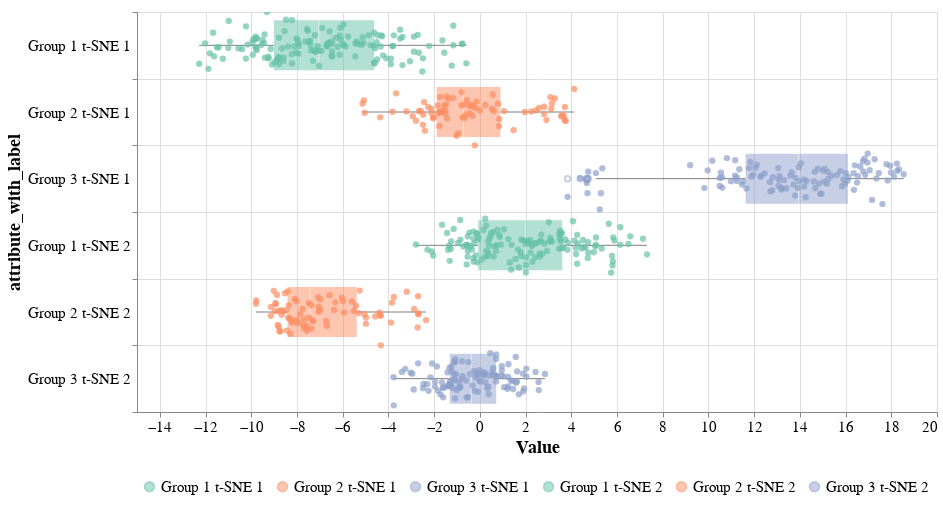

The cell this chart's notebook holds for it:
### Markdown cell above
<font size="+1" color="grey"><b> 2.1.2 Box Plot </b></font>

### Code cell
box_with_jitter.configure_title(
    fontSize=18
).configure_axis(
    labelFontSize=15,
    titleFontSize=18
).configure_legend(
    labelFontSize=15,
    titleFontSize=18,
    orient="bottom", title=None, padding=5, labelLimit=200, 
    # columns=3
)
# .save('../../images/case2_box_plot_with_strip_plot.png', format='png', scale_factor=2)

### Figure 1 — Vega-Lite specification as saved in the notebook (floating-point values rounded to 4 significant figures; data arrays with more than 128 entries replaced by an {"elided": "..."} marker saying what was removed)
{"config": {"view": {"continuousWidth": 300, "continuousHeight": 300}, "axis": {"labelFontSize": 15, "titleFontSize": 18}, "legend": {"labelFontSize": 15, "labelLimit": 200, "orient": "bottom", "padding": 5, "title": null, "titleFontSize": 18}, "title": {"fontSize": 18}}, "layer": [{"mark": {"type": "boxplot", "opacity": 0.5, "size": 50}, "encoding": {"color": {"field": "attribute_with_label", "scale": {"domain": ["Group 1 t-SNE 1", "Group 2 t-SNE 1", "Group 3 t-SNE 1", "Group 1 t-SNE 2", "Group 2 t-SNE 2", "Group 3 t-SNE 2"], "range": ["#66c2a5", "#fc8d62", "#8da0cb", "#66c2a5", "#fc8d62", "#8da0cb"]}, "sort": ["Group 1 t-SNE 1", "Group 2 t-SNE 1", "Group 3 t-SNE 1", "Group 1 t-SNE 2", "Group 2 t-SNE 2", "Group 3 t-SNE 2"], "type": "nominal"}, "x": {"field": "Value", "type": "quantitative"}, "y": {"axis": {"grid": true, "tickBand": "extent"}, "field": "attribute_with_label", "sort": ["Group 1 t-SNE 1", "Group 2 t-SNE 1", "Group 3 t-SNE 1", "Group 1 t-SNE 2", "Group 2 t-SNE 2", "Group 3 t-SNE 2"], "type": "nominal"}}, "transform": [{"fold": ["t-SNE_Component_1", "t-SNE_Component_2"], "as": ["Component", "Value"]}, {"calculate": "datum.Class2 + \" \" + (datum.Component == \"t-SNE_Component_1\" ? \"t-SNE 1\" : \"t-SNE 2\")", "as": "attribute_with_label"}]}, {"mark": {"type": "circle", "size": 40}, "encoding": {"color": {"field": "attribute_with_label", "scale": {"domain": ["Group 1 t-SNE 1", "Group 2 t-SNE 1", "Group 3 t-SNE 1", "Group 1 t-SNE 2", "Group 2 t-SNE 2", "Group 3 t-SNE 2"], "range": ["#66c2a5", "#fc8d62", "#8da0cb", "#66c2a5", "#fc8d62", "#8da0cb"]}, "sort": ["Group 1 t-SNE 1", "Group 2 t-SNE 1", "Group 3 t-SNE 1", "Group 1 t-SNE 2", "Group 2 t-SNE 2", "Group 3 t-SNE 2"], "type": "nominal"}, "x": {"field": "Value", "type": "quantitative"}, "y": {"axis": {"grid": true, "tickBand": "extent"}, "field": "attribute_with_label", "sort": ["Group 1 t-SNE 1", "Group 2 t-SNE 1", "Group 3 t-SNE 1", "Group 1 t-SNE 2", "Group 2 t-SNE 2", "Group 3 t-SNE 2"], "type": "nominal"}, "yOffset": {"field": "jitter", "type": "quantitative"}}, "name": "view_2", "transform": [{"fold": ["t-SNE_Component_1", "t-SNE_Component_2"], "as": ["Component", "Value"]}, {"calculate": "datum.Class2 + \" \" + (datum.Component == \"t-SNE_Component_1\" ? \"t-SNE 1\" : \"t-SNE 2\")", "as": "attribute_with_label"}, {"calculate": "sqrt(-2*log(random()))*cos(2*PI*random())", "as": "jitter"}]}], "data": {"name": "data-b1c7a935c78ba29f515a7dbcacd3040b"}, "height": 400, "params": [{"name": "param_3", "select": {"type": "interval", "encodings": ["x", "y"]}, "bind": "scales", "views": ["view_2"]}], "width": 800, "$schema": "https://vega.github.io/schema/vega-lite/v5.20.1.json", "datasets": {"data-b1c7a935c78ba29f515a7dbcacd3040b": {"elided": "336 records"}}}
